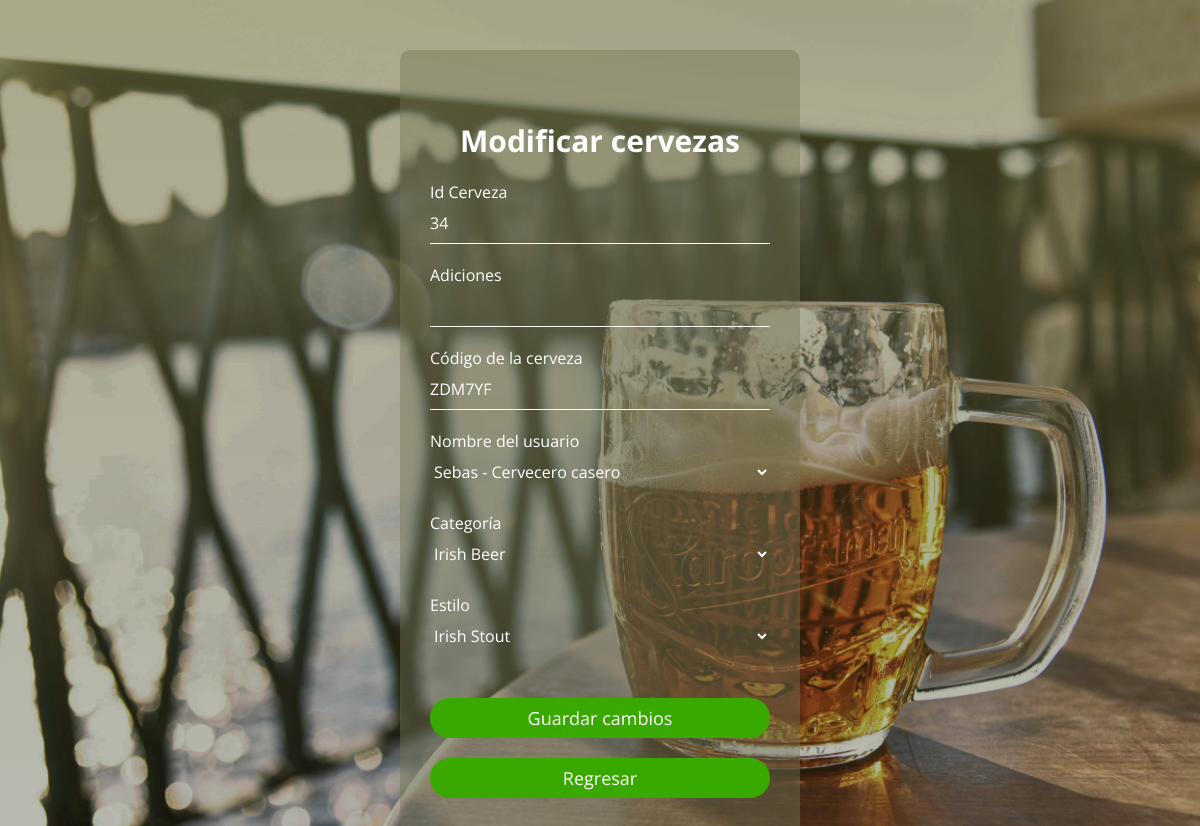
The page /interfacesAdmin/modificarCervezas/modificarCervezas.php?Id_cerveza=34 on the database its author committed.
### tables this page shows
CREATE TABLE `cerveza` (
  `Id_cerveza` int(40) NOT NULL,
  `Codigo` varchar(30) NOT NULL,
  `fk_usuario` int(40) NOT NULL,
  `fk_estilo` int(40) NOT NULL,
  `Muestras` int(40) NOT NULL,
  `Pendiente` int(40) NOT NULL,
  `Seleccionada` int(40) NOT NULL,
  `Adiciones` varchar(255) NOT NULL,
  `Medalla` varchar(40) NOT NULL
);

CREATE TABLE `usuarios` (
  `Id_usuario` int(40) NOT NULL,
  `Nombre` varchar(50) NOT NULL,
  `Apellido` varchar(35) NOT NULL,
  `Telefono` bigint(40) NOT NULL,
  `Correo` varchar(50) NOT NULL,
  `Contrasena` varchar(128) NOT NULL,
  `Foto` longblob NOT NULL,
  `Hash512` varchar(128) NOT NULL,
  `Rol` int(40) NOT NULL,
  `fk_rango_competidor` int(40) DEFAULT NULL,
  `fk_rango_juez` int(40) DEFAULT NULL,
  `fk_region` int(40) DEFAULT NULL,
  `Activado` int(40) NOT NULL,
  `Codigo` int(11) NOT NULL,
  `Seleccionado` int(40) NOT NULL
);

CREATE TABLE `categorias` (
  `Id_categoria` int(40) NOT NULL,
  `Nombre` varchar(50) NOT NULL
);

CREATE TABLE `estilos` (
  `Id_estilo` int(40) NOT NULL,
  `Nombre` varchar(70) NOT NULL,
  `fk_categoria` int(40) NOT NULL,
  `subfijo` varchar(10) NOT NULL
);

### interfacesAdmin/modificarCervezas/modificarCervezas.php (the view, shortened to what this page needs)
<!DOCTYPE html>
<html lang="es">
<head>
    <link rel="stylesheet" href="../../css/modificarCervezas3.css">
</head>
<body>
    <div class="espacio">
        <div class="container">
            <form class="form-horizontal p-5 m-auto" method="POST">
                <h4 class="text-center text-secondary">Modificar cervezas</h4>
                <?php
                    include "../../config/conexion.php";
                    $Id_cerveza=$_GET["Id_cerveza"];
                    $sql=$conexion->query(
                    "SELECT cerveza.Id_cerveza, cerveza.Adiciones, cerveza.Codigo, usuarios.Nombre AS Usuario, usuarios.Id_usuario, estilos.Nombre AS Estilo, estilos.Id_estilo, categorias.Nombre AS Categoria, rango_competidor.Nombre AS Rango
                    FROM cerveza
                    INNER JOIN usuarios ON cerveza.fk_usuario=usuarios.Id_usuario
                    INNER JOIN rango_competidor ON usuarios.fk_rango_competidor = rango_competidor.Id_rango_competidor
                    INNER JOIN estilos ON estilos.Id_estilo=cerveza.fk_estilo
                    INNER JOIN categorias ON categorias.Id_categoria=estilos.fk_categoria AND estilos.Id_estilo = cerveza.fk_estilo
                    WHERE Id_cerveza=$Id_cerveza ");
                    while ($datos=$sql->fetch_object()) {?>
                    <div class="form-group row">
                        <div class="mb-2 col-sm-10">
                            <label for="Id_cerveza">Id Cerveza</label>
                            <input type="number" class="form-control" name="Id_cerveza" value="<?= $datos->Id_cerveza?>" readonly>
                        </div>
                        <div class="mb-2 col-sm-10">
                            <label for="nombre">Adiciones</label>
                            <input type="text" class="form-control" name="nombre" value="<?= $datos->Adiciones?>">
                        </div>
                        <div class="mb-2 col-sm-10">
                            <label for="codigo">Código de la cerveza</label>
                            <input type="text" class="form-control" name="codigo" value="<?= $datos->Codigo?>" readonly>
                        </div>
                        <div class="mb-2 col-sm-10">
                            <label for="usuario">Nombre del usuario</label>
                            <select id="usuario" name="usuario" type="number" class="form-control">
                                <option value="<?= $datos->Id_usuario?>"><?= $datos->Usuario.' - '.$datos->Rango?></option>
                            </select>
                        </div>
                        <div class="mb-2 col-sm-10">
                            <label for="categorias">Categoría</label>
                            <select id="categorias" class="form-control" name="categorias" type="number">
                                <option value=""><?= $datos->Categoria?></option>
                            </select>
                        </div>
                        <div class="mb-2 col-sm-10">
                            <label for="estilos">Estilo</label>
                            <select id="estilos" type="number" class="form-control" name="estilos">
                                <option value="<?=$datos->Id_estilo?>"><?=$datos->Estilo?></option>
                            </select>
                        </div>
                    </div>
                <?php
                    }
                ?>
                <br>
                <button type="submit" name="btnmodificarcerveza" value="ok">Guardar cambios</button>
                <input type="button" onclick="history.back()" name="volver atrás" value="Regresar"></input>
            </form>
        </div>
    </div>
</body>
</html>

### css/modificarCervezas3.css (style rules this page uses)
* { margin: 0; padding: 0; font-family: 'Open Sans', sans-serif; }
body { width: 100%; height: 100vh; background-image: linear-gradient(rgba(109, 106, 52, 0.575), rgba(24, 26, 2, 0.2883)), url("../img/pexels-sonja-maric-2707972-min.jpg"); background-size: cover; background-position: center; background-repeat: no-repeat; background-attachment: fixed; }
.container { width: 400px; background: rgba(119, 117, 86, 0.445); top: 50px; margin: auto; position: relative; box-sizing: border-box; border-radius: 10px; padding: 70px 30px; }
.container h4 { margin: 0; padding: 0 0 20px 0; text-align: center; color: #fff; font-size: 30px; }
.container label { margin: 0; padding: 0; color: #fff; display: block; font-size: 16px; }
.container input { width: 100%; margin-bottom: 20px; }
.container select { width: 100%; margin-bottom: 20px; border: none; background: transparent; outline: none; height: 40px; font-size: 16px; color: white; }
.container option { background: dimgrey; }
.container input[type="text"], .container input[type="number"] { border: none; border-bottom: 1px solid #fff; background: transparent; outline: none; height: 40px; font-size: 16px; color: #fff; }
.container input[type="button"] { border: none; outline: none; height: 40px; background: #39A900; color: #fff; font-size: 18px; border-radius: 20px; transition: all 300ms; cursor: pointer; }
.container button { width: 100%; border: none; outline: none; height: 40px; background: #39A900; color: #fff; font-size: 18px; border-radius: 20px; margin-bottom: 20px; transition: all 300ms; cursor: pointer; }

### rows shown on the page
cerveza: Id_cerveza "34", codigo "ZDM7YF", usuario "Sebas - Cervecero casero", categorias "Irish Beer", estilos "Irish Stout"
